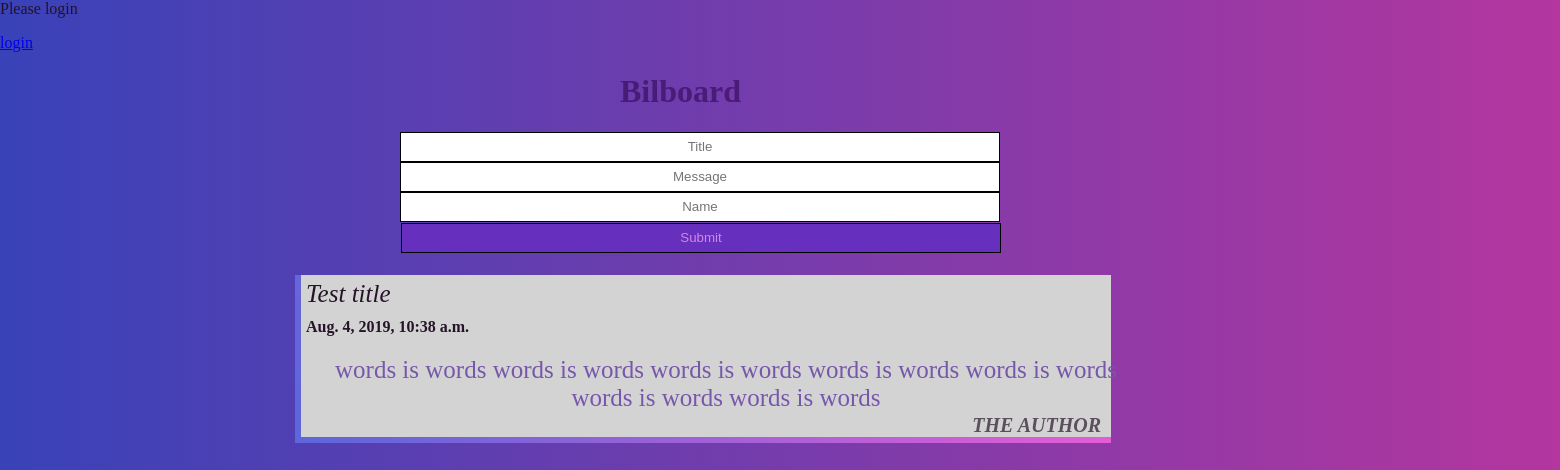
/bilboard/index, run on the app's committed database.
### bilboard/models.py (models this page shows)
class Post (models.Model):
    post_title= models.CharField(max_length=100)
    pub_date = models.DateTimeField(auto_now_add=True)
    post_content= models.TextField()
    post_author = models.CharField(max_length=100)

### bilboard/views.py (the view)
def index(request):
    if request.POST:
        new_post_input = {
            "post_title": request.POST.get("post_title"),
            "post_content": request.POST.get("post_content"),
            "post_author": request.POST.get("post_author"),
            "pub_date": request.POST.get("pub_date")
        }
        new_post = Post.objects.create(**new_post_input)
        return HttpResponseRedirect("index")
    else:
        Post_template = Post.objects.order_by('-pub_date')[:]
        context = {'Post_template': Post_template}
        return render(request, 'bilboard/index.html', context)

### bilboard/templates/bilboard/index.html (shortened to what this page needs)
{% load static %}
<html lang="en">
<head>
  <link rel="stylesheet" type="text/css" href="{% static 'bilboard/css/style.css' %}">
</head>
<body>
  {% block content %}
  {% if user.is_authenticated %}
  <strong >Hi {{ user.username }}!</strong>
  <p><a href="{% url 'logout' %}">logout</a></p>
  {% else %}
  <p>Please login</p>
  <a href="{% url 'login' %}">login</a>
  {% endif %}
  {% endblock %}
  <h1 class="title">Bilboard</h1>
  <form action="index" method="POST">
    <input type="text" name="post_title" placeholder="Title" /><br>
    <input type="text" name="post_content" placeholder="Message" /><br>
    <input type="text" name="post_author" placeholder="Name" /><br>
    <input type="submit" class="button" value="Submit" />
  </form>
  {% for entry in Post_template %}
  <div class="show">
    <div class="title2">{{ entry.post_title }}</div>
    <div class="date">{{ entry.pub_date }}</div>
    <div class="content">{{ entry.post_content }}</div>
    <div class="author">{{ entry.post_author }}</div>
  </div>
  {% endfor %}
</body>
</html>

### bilboard/static/bilboard/css/style.css (style rules this page uses)
.show { padding: 5px; margin: 5px; display: inline-block; position: relative; width: 800px; left: 290px; border-left: 6px solid ; border-bottom: 6px solid ; border-image: linear-gradient(250deg, rgb(238, 92, 214),rgb(93, 102, 218) ) 1; background-color: lightgrey; height: auto; }
.title { position: relative; left: 620px; color:#320958a2; }
body { color: #241127fd; margin: 0px; background-image: linear-gradient(to right,rgb(57, 66, 184), rgb(180, 54, 159) ); }
input { text-align: center; position: relative; left: 400px; width: 600px; height: 30px; background-color: rgb(255, 255, 255); border: 1px solid black; }
.button { background-color:#662fbe; color: #cd8ae2; height: 30px; margin: 1px; }
.title2 { font-style: italic; font-size: 25px; }
.author { font-weight: bold; position: absolute; right: 10px; bottom: 0px; margin-top: 5px; font-style: italic; font-size: 20px; color: #5a4e5cfd; }
.date { padding-top: 10px; font-weight: bolder; }
.content { text-align: center; padding: 20px; font-size: 25px; width: 100%; color:#7757aa; }

### data on the page
Post: post_title "Test title", pub_date "Aug. 4, 2019, 10:38 a.m.", post_content "words is words words is words words is words words is words words is words words is words words is words", post_author "THE AUTHOR"
